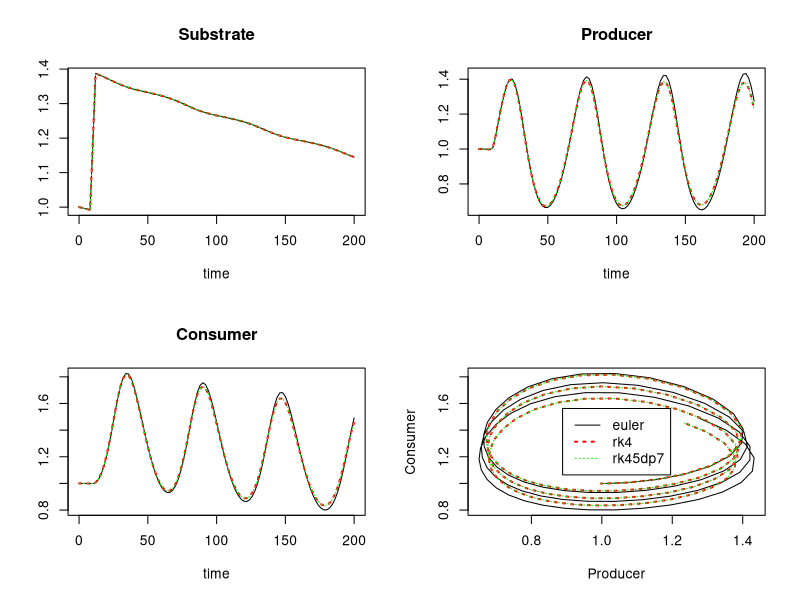

Write the R code that produced this figure.
library(deSolve)


### Name: rk
### Title: Explicit One-Step Solvers for Ordinary Differential Equations
###   (ODE)
### Aliases: rk
### Keywords: math

### ** Examples

## =======================================================================
## Example: Resource-producer-consumer Lotka-Volterra model
## =======================================================================

## Notes:
## - Parameters are a list, names accessible via "with" function
## - Function sigimp passed as an argument (input) to model
##  (see also ode and lsoda examples)

SPCmod <- function(t, x, parms, input)  {
  with(as.list(c(parms, x)), {
    import <- input(t)
    dS <- import - b*S*P + g*C    # substrate
    dP <- c*S*P  - d*C*P          # producer
    dC <- e*P*C  - f*C            # consumer
    res <- c(dS, dP, dC)
    list(res)
  })
}

## The parameters 
parms <- c(b = 0.001, c = 0.1, d = 0.1, e = 0.1, f = 0.1, g = 0.0)

## vector of timesteps
times <- seq(0, 200, length = 101)

## external signal with rectangle impulse
signal <- data.frame(times = times,
                     import = rep(0, length(times)))

signal$import[signal$times >= 10 & signal$times <= 11] <- 0.2

sigimp <- approxfun(signal$times, signal$import, rule = 2)

## Start values for steady state
xstart <- c(S = 1, P = 1, C = 1)

## Euler method
out1  <- rk(xstart, times, SPCmod, parms, hini = 0.1, 
            input = sigimp, method = "euler")

## classical Runge-Kutta 4th order
out2 <- rk(xstart, times, SPCmod, parms, hini = 1, 
           input = sigimp, method = "rk4")

## Dormand-Prince method of order 5(4)
out3 <- rk(xstart, times, SPCmod, parms, hmax = 1, 
           input = sigimp, method = "rk45dp7")

mf <- par("mfrow")
## deSolve plot method for comparing scenarios
plot(out1, out2, out3, which = c("S", "P", "C"), 
     main = c ("Substrate", "Producer", "Consumer"),
     col =c("black", "red", "green"), 
     lty = c("solid", "dotted", "dotted"), lwd = c(1, 2, 1))

## user-specified plot function
plot (out1[,"P"], out1[,"C"], type = "l", xlab = "Producer", ylab = "Consumer")
lines(out2[,"P"], out2[,"C"], col = "red",   lty = "dotted", lwd = 2)
lines(out3[,"P"], out3[,"C"], col = "green", lty = "dotted")

legend("center", legend = c("euler", "rk4", "rk45dp7"),
  lty = c(1, 3, 3), lwd = c(1, 2, 1),
  col = c("black", "red", "green"))
par(mfrow = mf)
